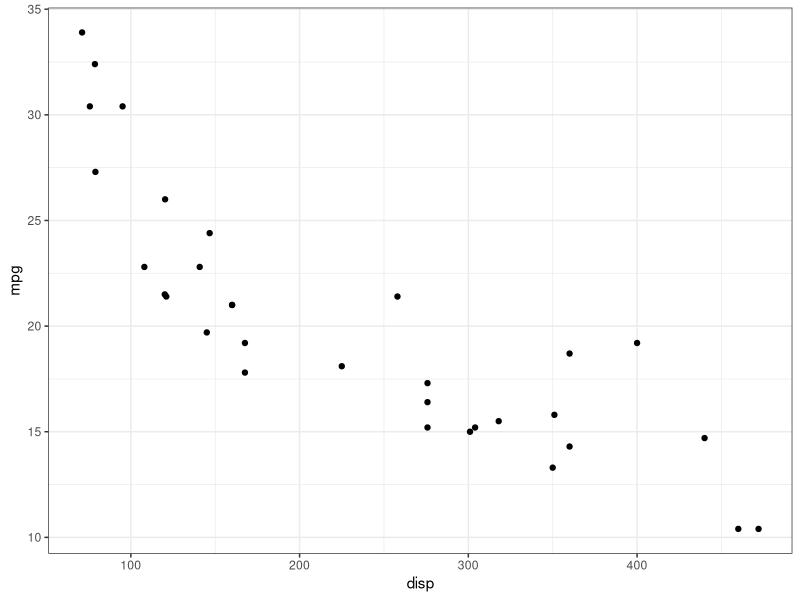
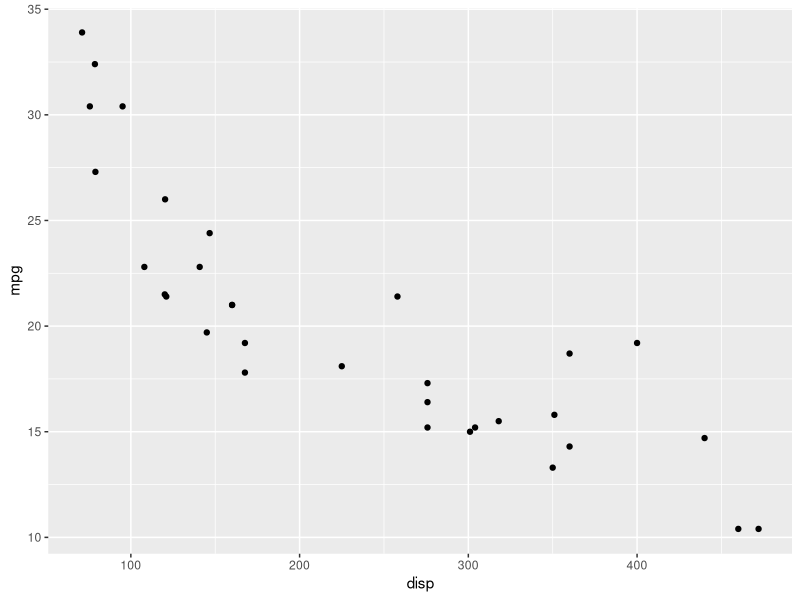
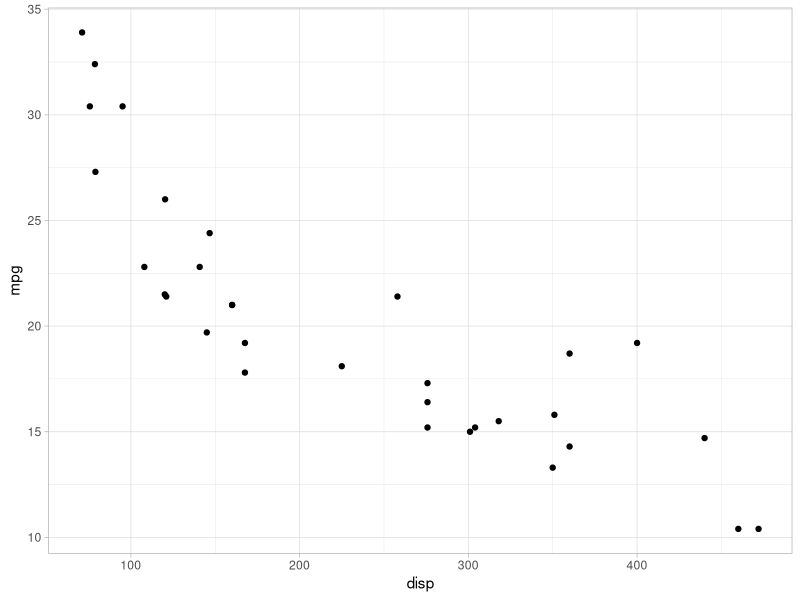
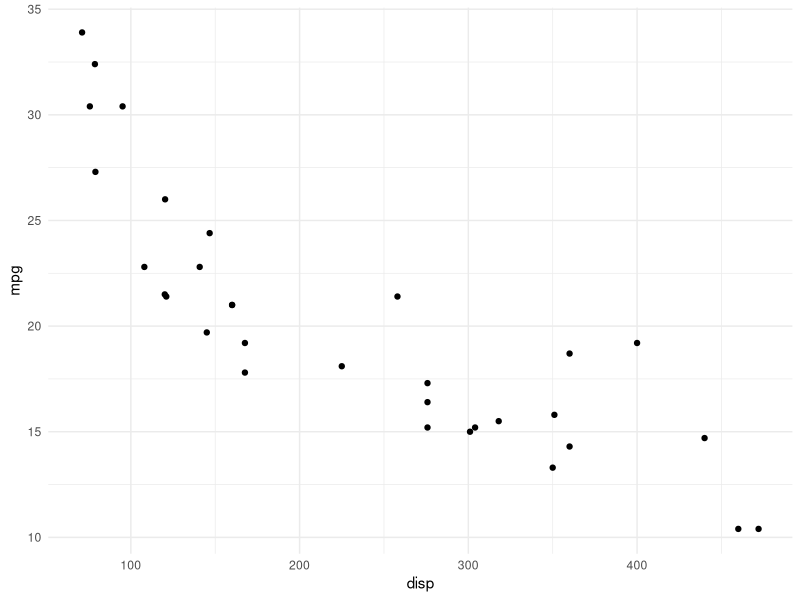
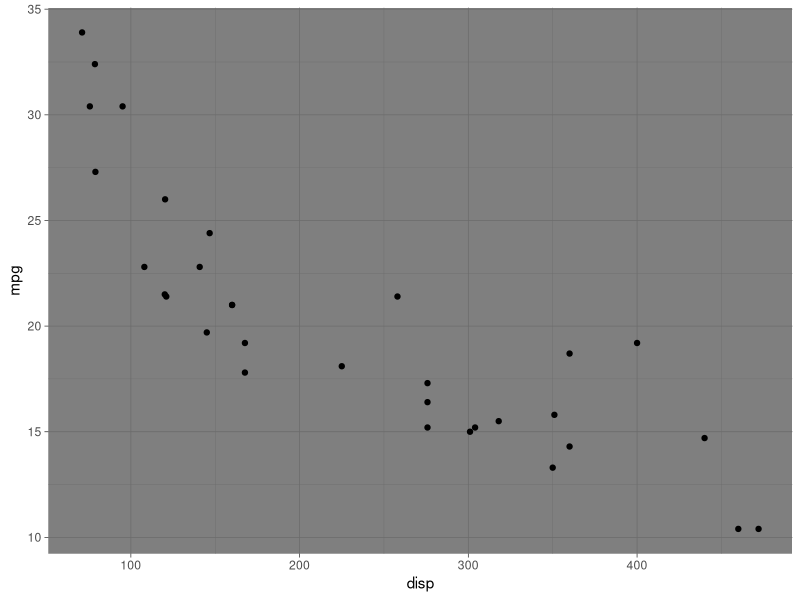
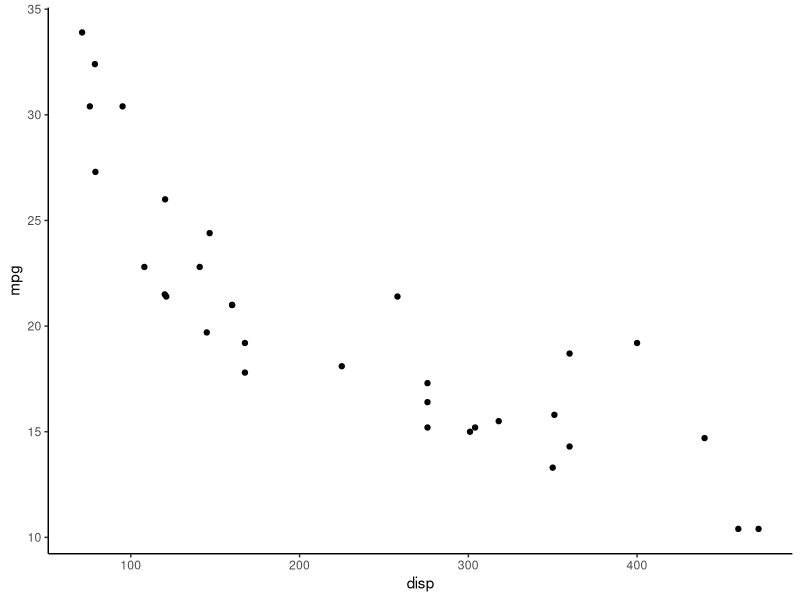
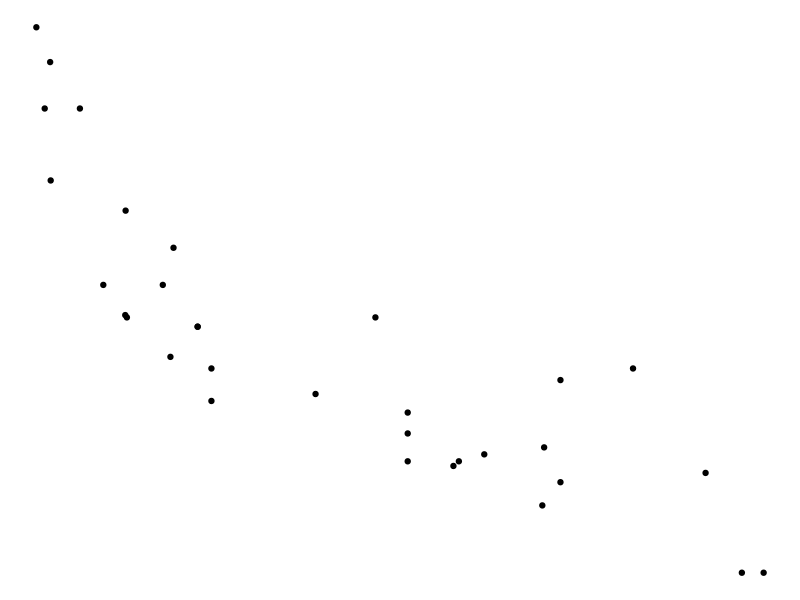

These charts were generated, in order, by the following R code:
## ---- chunk 1
library(ggplot2)
library(dplyr)
library(tidyr)
## ---- chunk 2
ggplot(mtcars) +
  geom_point(aes(disp, mpg)) +
  theme_bw()
## ---- chunk 3
ggplot(mtcars) +
  geom_point(aes(disp, mpg)) +
  theme_gray()
## ---- chunk 4
ggplot(mtcars) +
  geom_point(aes(disp, mpg)) +
  theme_light()
## ---- chunk 5
ggplot(mtcars) +
  geom_point(aes(disp, mpg)) +
  theme_minimal()
## ---- chunk 6
ggplot(mtcars) +
  geom_point(aes(disp, mpg)) +
  theme_dark()
## ---- chunk 7
ggplot(mtcars) +
  geom_point(aes(disp, mpg)) +
  theme_classic()
## ---- chunk 8
ggplot(mtcars) +
  geom_point(aes(disp, mpg)) +
  theme_void()
